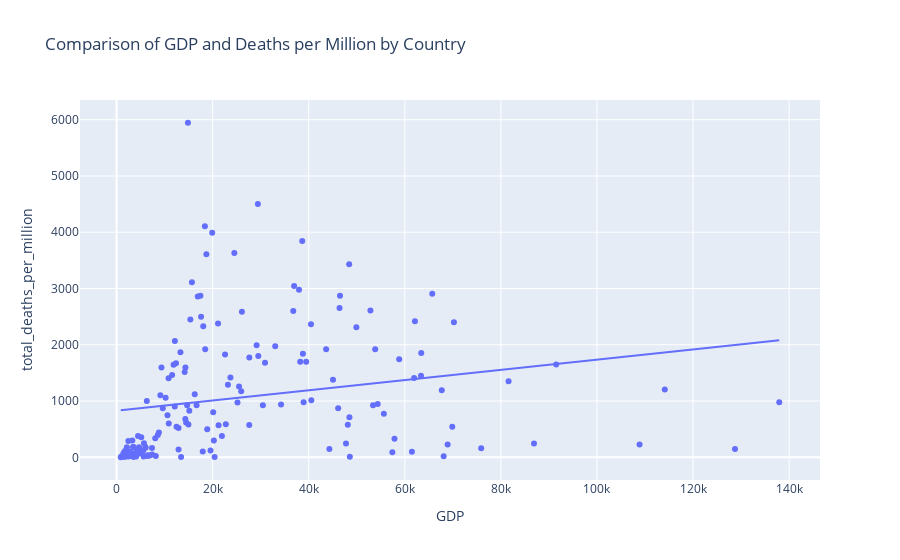

Source (notebook cell):
### Code cell
CovidData = pd.read_csv('owid-covid-data.csv')
GDPdata = pd.read_csv('GDP-data.csv', skiprows=4)

Covid_2021 = CovidData[CovidData['date'].str.startswith('2021')]
Covid_deaths_2021 = Covid_2021.groupby('location').last()['total_deaths_per_million'].reset_index()

GDPdata = GDPdata.rename(columns={'Country Name': 'location'})

df = pd.merge(GDPdata, Covid_deaths_2021, on='location', how='inner')


df = df[df['location'] != 'World']
df = df[df['location'] != 'Upper middle income']
df = df[df['location'] != 'Lower middle income']
df = df[df['location'] !=  'High income']
df = df[df['location'] !=  'Low income']
df = df[df['location'] !=  'European Union']
df = df[df['location'] !=  'North America']
df = df[df['location'] !=  'South America']
df = df[df['location'] !=  'Asia']
df = df[df['location'] !=  'Oceania']
df = df[df['location'] !=  'Africa']


correlation = df['total_deaths_per_million'].corr(df['2021'])
print(correlation)

fig = px.scatter(
    df,
    x="2021",
    y="total_deaths_per_million",
    hover_name="location",
    trendline="ols",
    title="Comparison of GDP and Deaths per Million by Country",
    labels={
        "2021": "GDP",
        "total_deaths": "Total Deaths per million"
    }
)
fig

### Figure 1 — Plotly figure (JSON) as saved in the notebook; plotly's stock layout.template omitted (floating-point values rounded to 4 significant figures; data arrays with more than 128 entries replaced by an {"elided": "..."} marker saying what was removed)
{"data": [{"hovertemplate": "<b>%{hovertext}</b><br><br>GDP=%{x}<br>total_deaths_per_million=%{y}<extra></extra>", "hovertext": {"elided": "186 str values"}, "legendgroup": "", "marker": {"color": "#636efa", "symbol": "circle"}, "mode": "markers", "name": "", "orientation": "v", "showlegend": false, "type": "scatter", "x": {"elided": "186 float values"}, "xaxis": "x", "y": {"elided": "186 float values"}, "yaxis": "y"}, {"hovertemplate": "<b>OLS trendline</b><br>total_deaths_per_million = 0.00907569 * 2021 + 828.026<br>R<sup>2</sup>=0.045223<br><br>GDP=%{x}<br>total_deaths_per_million=%{y} <b>(trend)</b><extra></extra>", "legendgroup": "", "marker": {"color": "#636efa", "symbol": "circle"}, "mode": "lines", "name": "", "showlegend": false, "type": "scatter", "x": {"elided": "163 float values"}, "xaxis": "x", "y": {"elided": "163 float values"}, "yaxis": "y"}], "layout": {"legend": {"tracegroupgap": 0}, "title": {"text": "Comparison of GDP and Deaths per Million by Country"}, "xaxis": {"anchor": "y", "domain": [0, 1], "title": {"text": "GDP"}}, "yaxis": {"anchor": "x", "domain": [0, 1], "title": {"text": "total_deaths_per_million"}}}}
